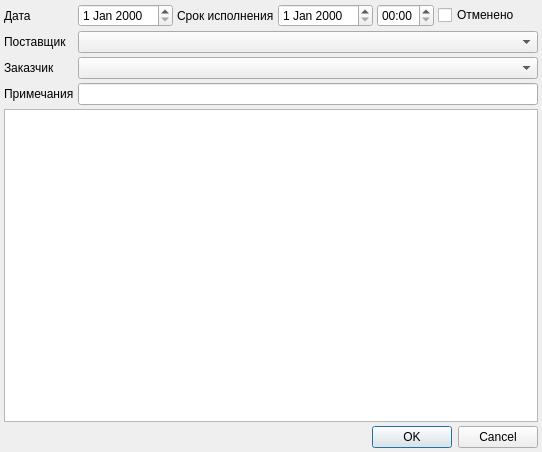
<?xml version="1.0" encoding="UTF-8"?>
<ui version="4.0">
 <class>StockRequisitionDialog</class>
 <widget class="QDialog" name="StockRequisitionDialog">
  <property name="geometry">
   <rect>
    <x>0</x>
    <y>0</y>
    <width>542</width>
    <height>452</height>
   </rect>
  </property>
  <property name="windowTitle">
   <string>Требование на поставку ЛСиИМН</string>
  </property>
  <layout class="QGridLayout" name="gridLayout">
   <property name="margin">
    <number>4</number>
   </property>
   <property name="spacing">
    <number>4</number>
   </property>
   <item row="0" column="0">
    <widget class="QLabel" name="lblDate">
     <property name="sizePolicy">
      <sizepolicy hsizetype="Maximum" vsizetype="Preferred">
       <horstretch>0</horstretch>
       <verstretch>0</verstretch>
      </sizepolicy>
     </property>
     <property name="text">
      <string>Дата</string>
     </property>
     <property name="buddy">
      <cstring>edtDate</cstring>
     </property>
    </widget>
   </item>
   <item row="0" column="1">
    <widget class="CDateEdit" name="edtDate">
     <property name="sizePolicy">
      <sizepolicy hsizetype="Maximum" vsizetype="Fixed">
       <horstretch>0</horstretch>
       <verstretch>0</verstretch>
      </sizepolicy>
     </property>
    </widget>
   </item>
   <item row="0" column="2">
    <widget class="QLabel" name="lblDeadline">
     <property name="sizePolicy">
      <sizepolicy hsizetype="Maximum" vsizetype="Preferred">
       <horstretch>0</horstretch>
       <verstretch>0</verstretch>
      </sizepolicy>
     </property>
     <property name="text">
      <string>Срок исполнения</string>
     </property>
     <property name="buddy">
      <cstring>edtDeadlineDate</cstring>
     </property>
    </widget>
   </item>
   <item row="0" column="3">
    <widget class="CDateEdit" name="edtDeadlineDate">
     <property name="sizePolicy">
      <sizepolicy hsizetype="Maximum" vsizetype="Fixed">
       <horstretch>0</horstretch>
       <verstretch>0</verstretch>
      </sizepolicy>
     </property>
    </widget>
   </item>
   <item row="0" column="4">
    <widget class="QTimeEdit" name="edtDeadlineTime">
     <property name="sizePolicy">
      <sizepolicy hsizetype="Maximum" vsizetype="Fixed">
       <horstretch>0</horstretch>
       <verstretch>0</verstretch>
      </sizepolicy>
     </property>
     <property name="displayFormat">
      <string>HH:mm</string>
     </property>
    </widget>
   </item>
   <item row="0" column="5">
    <widget class="QCheckBox" name="chkRevoked">
     <property name="text">
      <string>Отменено</string>
     </property>
    </widget>
   </item>
   <item row="1" column="0">
    <widget class="QLabel" name="lblSupplier">
     <property name="sizePolicy">
      <sizepolicy hsizetype="Maximum" vsizetype="Preferred">
       <horstretch>0</horstretch>
       <verstretch>0</verstretch>
      </sizepolicy>
     </property>
     <property name="text">
      <string>Поставщик</string>
     </property>
     <property name="buddy">
      <cstring>cmbSupplier</cstring>
     </property>
    </widget>
   </item>
   <item row="1" column="1" colspan="5">
    <widget class="CStorageComboBox" name="cmbSupplier">
     <property name="sizePolicy">
      <sizepolicy hsizetype="Expanding" vsizetype="Fixed">
       <horstretch>0</horstretch>
       <verstretch>0</verstretch>
      </sizepolicy>
     </property>
    </widget>
   </item>
   <item row="2" column="0">
    <widget class="QLabel" name="lblRecipient">
     <property name="sizePolicy">
      <sizepolicy hsizetype="Maximum" vsizetype="Preferred">
       <horstretch>0</horstretch>
       <verstretch>0</verstretch>
      </sizepolicy>
     </property>
     <property name="text">
      <string>Заказчик</string>
     </property>
     <property name="buddy">
      <cstring>cmbRecipient</cstring>
     </property>
    </widget>
   </item>
   <item row="2" column="1" colspan="5">
    <widget class="CStorageComboBox" name="cmbRecipient">
     <property name="sizePolicy">
      <sizepolicy hsizetype="Expanding" vsizetype="Fixed">
       <horstretch>0</horstretch>
       <verstretch>0</verstretch>
      </sizepolicy>
     </property>
    </widget>
   </item>
   <item row="3" column="0">
    <widget class="QLabel" name="lblNote">
     <property name="text">
      <string>Примечания</string>
     </property>
     <property name="buddy">
      <cstring>edtNote</cstring>
     </property>
    </widget>
   </item>
   <item row="3" column="1" colspan="5">
    <widget class="QLineEdit" name="edtNote"/>
   </item>
   <item row="4" column="0" colspan="6">
    <widget class="CInDocTableView" name="tblItems">
     <property name="sizePolicy">
      <sizepolicy hsizetype="Preferred" vsizetype="Expanding">
       <horstretch>0</horstretch>
       <verstretch>0</verstretch>
      </sizepolicy>
     </property>
    </widget>
   </item>
   <item row="5" column="0" colspan="6">
    <widget class="QDialogButtonBox" name="buttonBox">
     <property name="orientation">
      <enum>Qt::Horizontal</enum>
     </property>
     <property name="standardButtons">
      <set>QDialogButtonBox::Cancel|QDialogButtonBox::Ok</set>
     </property>
    </widget>
   </item>
  </layout>
 </widget>
 <customwidgets>
  <customwidget>
   <class>CDateEdit</class>
   <extends>QDateEdit</extends>
   <header>library/DateEdit.h</header>
  </customwidget>
  <customwidget>
   <class>CInDocTableView</class>
   <extends>QTableView</extends>
   <header>library/InDocTable.h</header>
  </customwidget>
  <customwidget>
   <class>CStorageComboBox</class>
   <extends>QComboBox</extends>
   <header>Orgs/OrgStructComboBoxes.h</header>
  </customwidget>
 </customwidgets>
 <tabstops>
  <tabstop>edtDate</tabstop>
  <tabstop>edtDeadlineDate</tabstop>
  <tabstop>edtDeadlineTime</tabstop>
  <tabstop>chkRevoked</tabstop>
  <tabstop>cmbSupplier</tabstop>
  <tabstop>cmbRecipient</tabstop>
  <tabstop>edtNote</tabstop>
  <tabstop>tblItems</tabstop>
  <tabstop>buttonBox</tabstop>
 </tabstops>
 <resources/>
 <connections>
  <connection>
   <sender>buttonBox</sender>
   <signal>accepted()</signal>
   <receiver>StockRequisitionDialog</receiver>
   <slot>accept()</slot>
   <hints>
    <hint type="sourcelabel">
     <x>252</x>
     <y>447</y>
    </hint>
    <hint type="destinationlabel">
     <x>157</x>
     <y>274</y>
    </hint>
   </hints>
  </connection>
  <connection>
   <sender>buttonBox</sender>
   <signal>rejected()</signal>
   <receiver>StockRequisitionDialog</receiver>
   <slot>reject()</slot>
   <hints>
    <hint type="sourcelabel">
     <x>320</x>
     <y>447</y>
    </hint>
    <hint type="destinationlabel">
     <x>286</x>
     <y>274</y>
    </hint>
   </hints>
  </connection>
 </connections>
</ui>
